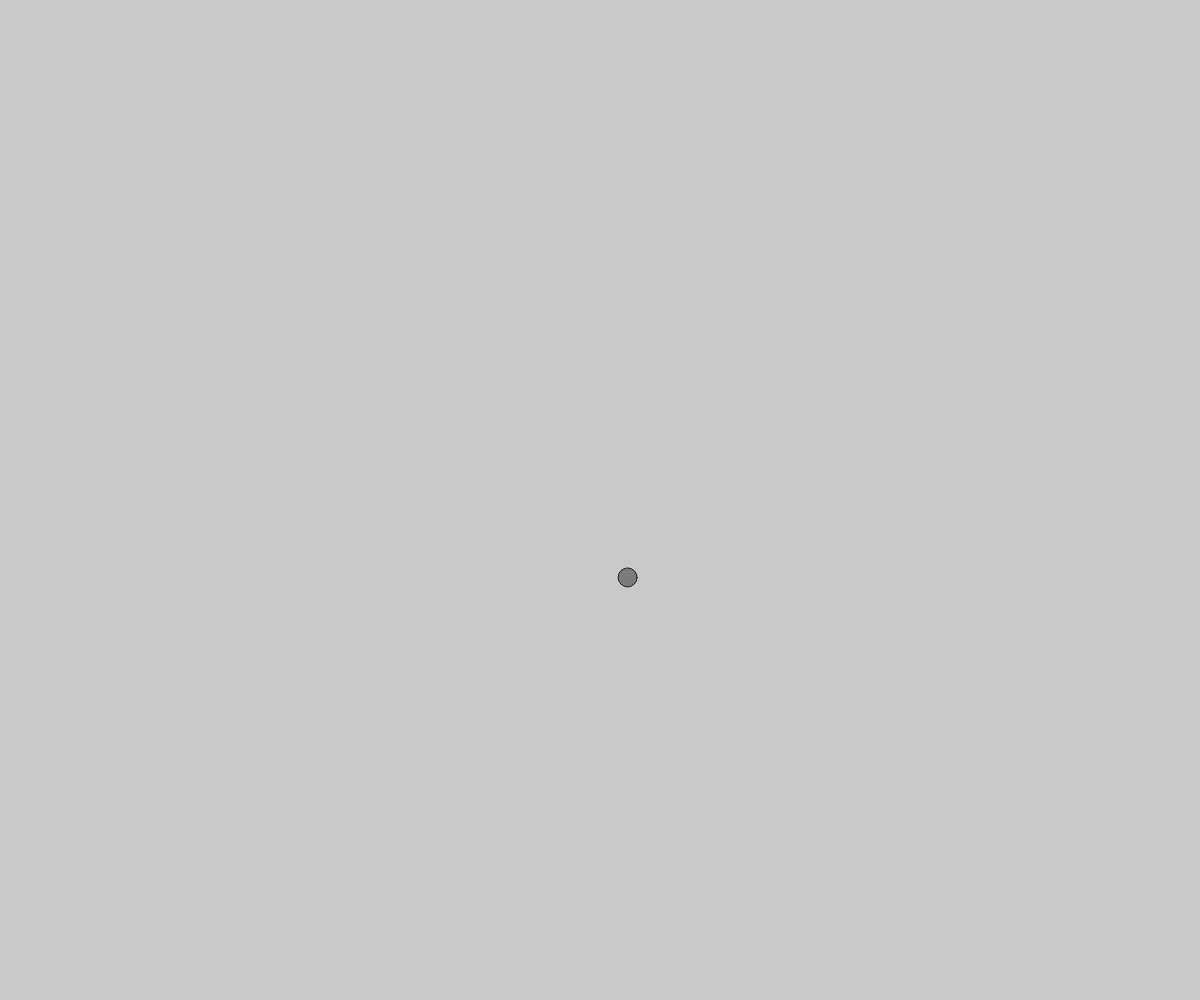
Frame 1 (no input)
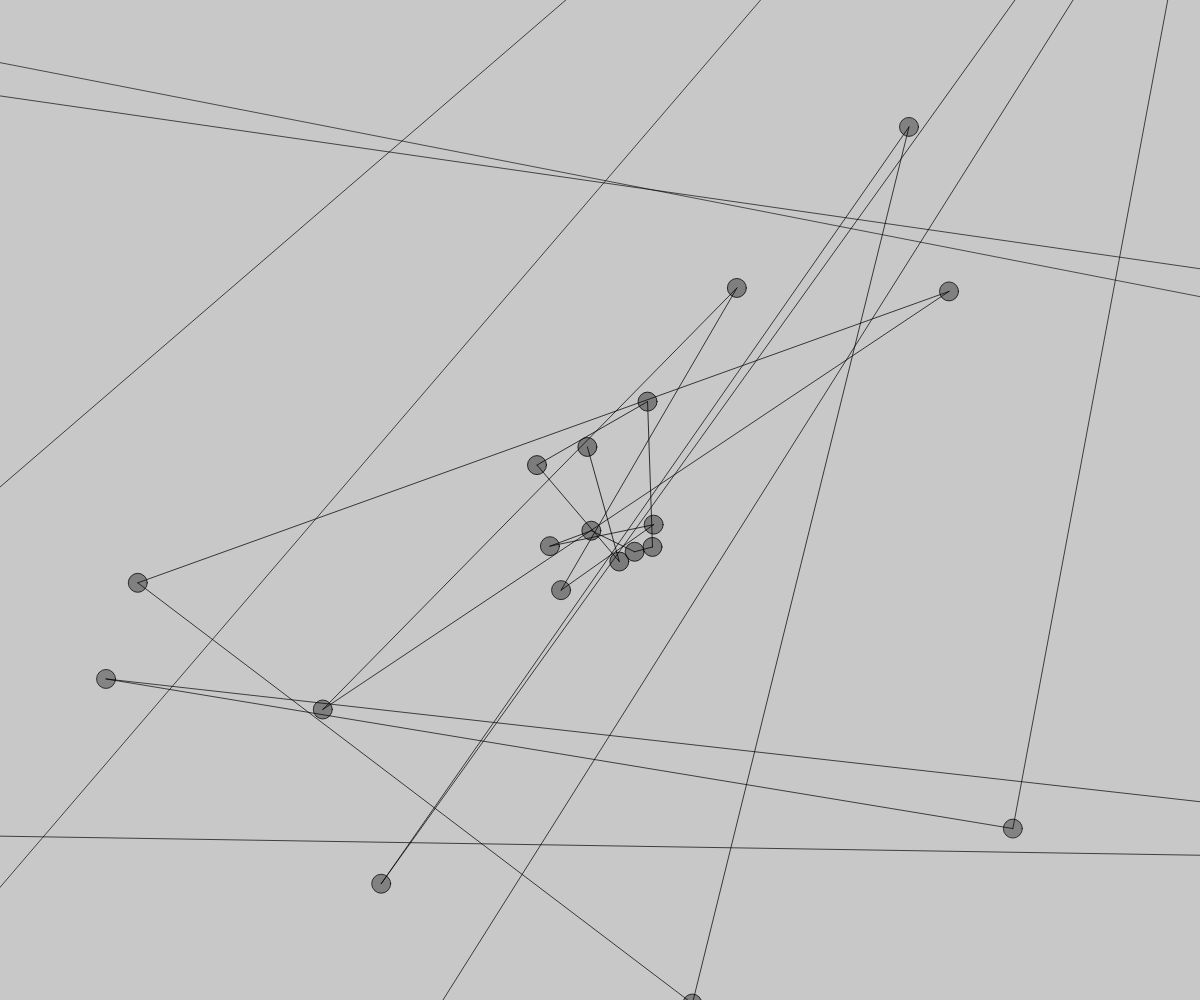
Frame 60 (no input)
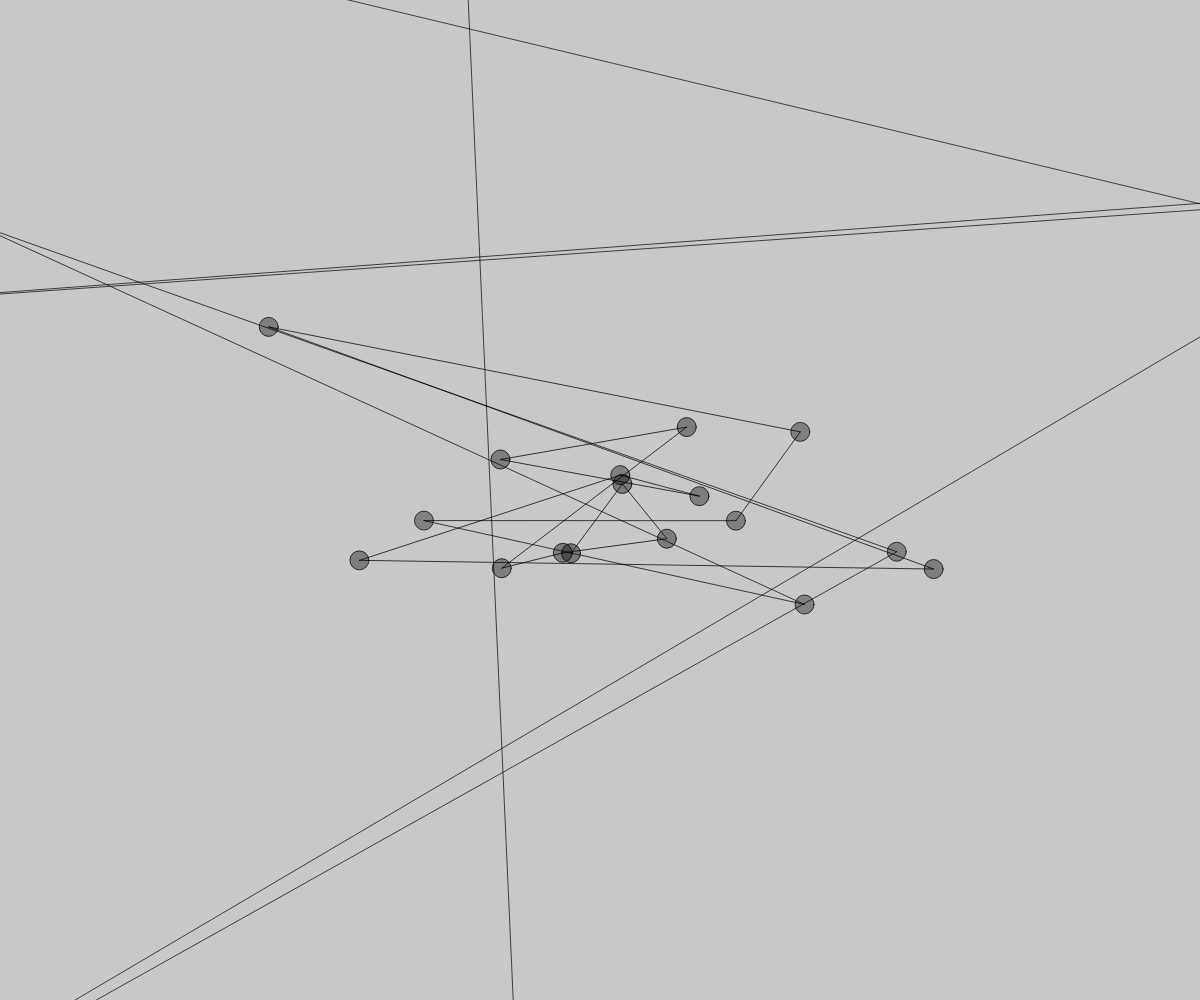
Frame 120 (the mouse pressed at the canvas centre since frame 60)

The p5.js sketch that drew these frames (run headless with seeded random() and noise() and a simulated clock; from frame 60 on, the mouse is pressed at the canvas centre):

// p5.js sketch
// ── sketch.js
// All the paths
let paths = [];
// Are we painting?
let painting = false;
// How long until the next circle
let next = 1;
let current;
let previous;
let mysound;

function setup() {
  createCanvas(windowWidth, windowHeight);
  current = createVector(0, 1);
  previous = createVector(1, 0);
  paths.push(new Path());
  noCursor();
};

function draw() {
  background(200);
  
  painting = true;

  // If it's time for a new point
  if (millis() > next && painting) {

    // Grab mouse position      
    current.x = random((windowWidth / 2) - 50, (windowWidth / 2) + 50);
    current.y = random((windowHeight / 2) - 50, (windowHeight / 2) + 50);

    // New particle's force is based on mouse movement
    let force = p5.Vector.sub(current, previous);
    force.mult(0.1);

    // Add new particle
    paths[paths.length - 1].add(current, force);

    // Schedule next circle
    next = millis() + random(7);

    // Store mouse values
    previous.x = current.x;
    previous.y = current.y;

  }

  // Draw all paths
  for (let i = 0; i < paths.length; i++) {
    paths[i].update();
    paths[i].display();
  }
}

// Start it up
function mousePressed() {
	fullscreen();
}

function windowResized() {
  resizeCanvas(windowWidth, windowHeight);
}

class Path {
  constructor() {
    this.particles = [];
    this.hue = random(100);
  }

  add(position, force) {
    // Add a new particle with a position, force, and hue
    this.particles.push(new Particle(position, force, this.hue));
  }

  // Display plath
  update() {
    for (let i = 0; i < this.particles.length; i++) {
      this.particles[i].update();
    }
  }

  // Display plath
  display() {
    // Loop through backwards
    for (let i = this.particles.length - 1; i >= 0; i--) {
      // If we shold remove it
      if (this.particles[i].lifespan <= 0) {
        this.particles.splice(i, 2);
        // Otherwise, display it
      } else {
        this.particles[i].display(this.particles[i + 1]);
      }
    }

  }
}

// Particles along the path
class Particle {
  constructor(position, force, hue) {
    this.position = createVector(position.x, position.y);
    this.velocity = createVector(force.x, force.y);
    this.drag = 1.2;
    this.lifespan = 200;
  }

  update() {
    // Move it
    this.position.add(this.velocity);
    // Slow it down
    this.velocity.mult(this.drag);
    // Fade it out
    this.lifespan--;
  }

  // Draw particle and connect it with a line
  // Draw a line to another
  display(other) {
    stroke(1, this.lifespan);
    fill(3, this.lifespan / 2);
    ellipse(this.position.x, this.position.y, 19, 19);
    // If we need to draw a line
    if (other) {
      line(this.position.x, this.position.y, other.position.x, other.position.y);
    }
  }
}
